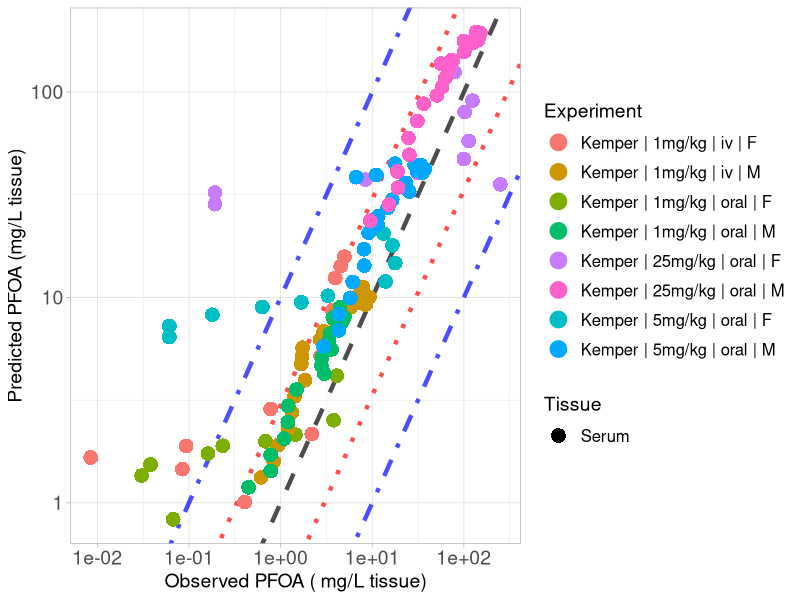

Write the R code that produced this figure.
library(ggplot2)

#setwd("C:/Users/ptsir/Documents/GitHub/PFAS_PBK_models/PFOA inhalation Rat/Validation/Validation_results")
setwd("C:/Users/dpjio/Documents/GitHub/PFAS_PBK_models/PFOA inhalation Rat/Validation/Results of Scenarios Validation/Scenario_3")

# Load Results 

# 
Kemper_serum_results <- read.csv("Kemper_2003_serum_results.csv", header = T)
Kemper_iv_F_1 <- Kemper_serum_results[Kemper_serum_results$Dose == 1 & Kemper_serum_results$Type == "iv" &
                               Kemper_serum_results$sex == "F", ]
Kemper_iv_F_1$Experiment <- "Kemper | 1mg/kg | iv | F"

Kemper_oral_F_1 <- Kemper_serum_results[Kemper_serum_results$Dose == 1 & Kemper_serum_results$Type == "oral" &
                                 Kemper_serum_results$sex == "F", ]
Kemper_oral_F_1$Experiment <- "Kemper | 1mg/kg | oral | F"

Kemper_oral_F_5 <- Kemper_serum_results[Kemper_serum_results$Dose == 5 & Kemper_serum_results$Type == "oral" &
                                 Kemper_serum_results$sex == "F", ]
Kemper_oral_F_5$Experiment <- "Kemper | 5mg/kg | oral | F"
Kemper_oral_F_25 <- Kemper_serum_results[Kemper_serum_results$Dose == 25 & Kemper_serum_results$Type == "oral" &
                                  Kemper_serum_results$sex == "F", ]
Kemper_oral_F_25$Experiment <- "Kemper | 25mg/kg | oral | F"

Kemper_iv_M_1 <- Kemper_serum_results[Kemper_serum_results$Dose == 1 & Kemper_serum_results$Type == "iv" &
                               Kemper_serum_results$sex == "M", ]
Kemper_iv_M_1$Experiment <- "Kemper | 1mg/kg | iv | M"

Kemper_oral_M_1 <- Kemper_serum_results[Kemper_serum_results$Dose == 1 & Kemper_serum_results$Type == "oral" &
                                 Kemper_serum_results$sex == "M", ]
Kemper_oral_M_1$Experiment <- "Kemper | 1mg/kg | oral | M"

Kemper_oral_M_5 <- Kemper_serum_results[Kemper_serum_results$Dose == 5 & Kemper_serum_results$Type == "oral" &
                                 Kemper_serum_results$sex == "M", ]
Kemper_oral_M_5$Experiment <- "Kemper | 5mg/kg | oral | M"
Kemper_oral_M_25 <- Kemper_serum_results[Kemper_serum_results$Dose == 25 & Kemper_serum_results$Type == "oral" &
                                  Kemper_serum_results$sex == "M", ]
Kemper_oral_M_25$Experiment <- "Kemper | 25mg/kg | oral | M"
# 
# Kudo_high <- Kudo_results[Kudo_results$Dose == 16.560, ] 
# Kudo_high$Experiment <-  "Kudo | 16mg/kg | iv"
# 
# Kim_results <- read.csv("Kim_results.csv", header = T)
# Kim_iv <- Kim_results[Kim_results$Type == "iv",]
# Kim_iv$Experiment <-  "Kim | 1mg/kg | iv"
# 
# Kim_oral <- Kim_results[Kim_results$Type == "oral",]
# Kim_oral$Experiment <-  "Kim | 1mg/kg | oral"


Experiment <- scales::hue_pal()(8)

names(Experiment) <- unique(c( Kemper_iv_F_1$Experiment, Kemper_iv_M_1$Experiment,
                              Kemper_oral_F_1$Experiment,Kemper_oral_M_1$Experiment, Kemper_oral_F_5$Experiment, 
                               
                               Kemper_oral_M_5$Experiment,  Kemper_oral_F_25$Experiment, Kemper_oral_M_25$Experiment))



scatter_plot <- ggplot()+
  geom_abline(intercept = log10(1), slope = 1, linetype = "dashed", color = "black", linewidth = 1.5, alpha = 0.7) +  # Identity line in log10 scale
  geom_abline(intercept = log10(3), slope = 1, linetype = "dotted", color = "red", linewidth = 1.5, alpha = 0.7) +  # +3-fold error line
  geom_abline(intercept = log10(1/3), slope = 1, linetype = "dotted", color = "red", linewidth = 1.5, alpha = 0.7) +  # -3-fold error line
  geom_abline(intercept = log10(10), slope = 1, linetype = "dotdash", color = "blue", linewidth = 1.5, alpha = 0.7) +  # +10-fold error line
  geom_abline(intercept = log10(1/10), slope = 1, linetype = "dotdash", color = "blue", linewidth = 1.5, alpha = 0.7) +  # -10-fold error line
  geom_point(data = Kemper_iv_F_1, aes(x=Observed, y=Predicted, color = Experiment, shape = Tissue), size=4, stroke = 1.5)+
  geom_point(data = Kemper_oral_F_1, aes(x=Observed, y=Predicted, color = Experiment, shape = Tissue), size=4, stroke = 1.5)+
  geom_point(data = Kemper_oral_F_5, aes(x=Observed, y=Predicted, color = Experiment, shape = Tissue), size=4, stroke = 1.5)+
  geom_point(data = Kemper_oral_F_25, aes(x=Observed, y=Predicted, color = Experiment, shape = Tissue), size=4, stroke = 1.5)+
  geom_point(data = Kemper_iv_M_1, aes(x=Observed, y=Predicted, color = Experiment, shape = Tissue), size=4, stroke = 1.5)+
  geom_point(data = Kemper_oral_M_1, aes(x=Observed, y=Predicted, color = Experiment, shape = Tissue), size=4, stroke = 1.5)+
  geom_point(data = Kemper_oral_M_5, aes(x=Observed, y=Predicted, color = Experiment, shape = Tissue), size=4, stroke = 1.5)+
  geom_point(data = Kemper_oral_M_25, aes(x=Observed, y=Predicted, color = Experiment, shape = Tissue), size=4, stroke = 1.5)+
  scale_y_log10()+
  scale_x_log10()+
  scale_color_manual(values = Experiment)+
  theme(legend.spacing.y = unit(1, 'cm')) +
  guides(fill = guide_legend(byrow = TRUE))+
  theme_light()+
  labs(y = "Predicted PFOA (mg/L tissue)",
       x = "Observed PFOA ( mg/L tissue)")+
  theme(plot.title = element_text(hjust = 0.5),
        legend.key.size = unit(0.75, 'cm'),  
        legend.title = element_text(size=14),
        legend.text = element_text(size=12,  hjust = 0),
        axis.text = element_text(size = 14),
        axis.title = element_text(size = 14),
        )

#print(scatter_plot)

ggsave("validation_plot_PFOA_serum.png", scatter_plot, width = 11, height = 7, units = "in", dpi = 300)


